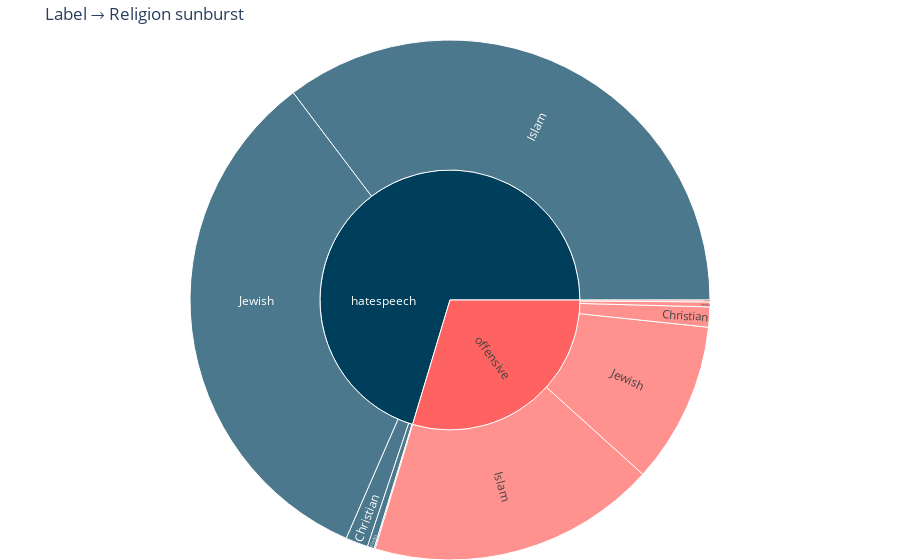
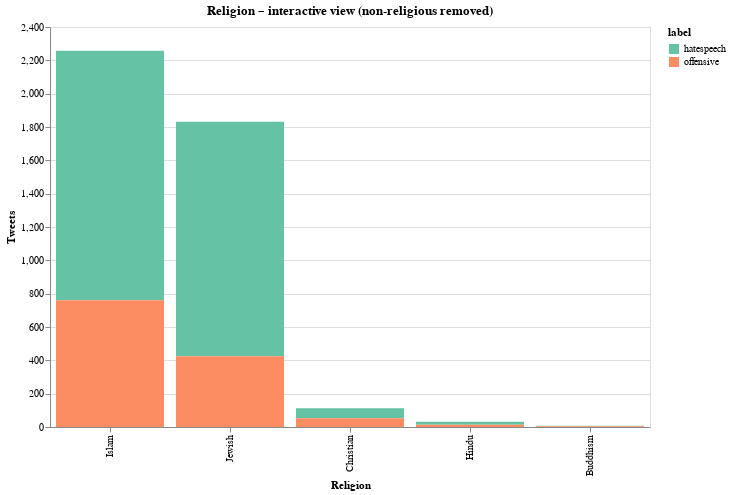

Here is the notebook cell these charts were saved with, in order:
### Markdown cell above
vis code-

### Code cell
"""
FULL VISUAL SUITE  —  data pulled straight from MySQL
====================================================
Relies on these tables (created earlier):

  • race_summary                    (race, count)
  • religion_summary_by_label       (Religion, label, count)
  • misc_by_label                   (category, label, count)
  • so_bullying_totals              (orientation, count)
  • aggressive_age_distribution     (age, aggressive_comment_count)

Run in one notebook cell. Auto-installs any missing libs.
"""

# ────────────────────────────────────────────────────────────────────────
# 0. Imports (auto-install helper)
# ────────────────────────────────────────────────────────────────────────
import sys, subprocess, importlib, warnings

def ensure(pkg):
    try:
        return importlib.import_module(pkg)
    except ImportError:
        subprocess.check_call([sys.executable, "-m", "pip", "install", pkg])
        return importlib.import_module(pkg)

pd   = ensure("pandas")
plt  = ensure("matplotlib.pyplot")
sns  = ensure("seaborn")
sq   = ensure("squarify")
px   = ensure("plotly.express")
alt  = ensure("altair")
np   = ensure("numpy")
from sqlalchemy import create_engine, text

plt.style.use("ggplot")
sns.set_palette("Set2")
warnings.filterwarnings("ignore", category=FutureWarning)

# ────────────────────────────────────────────────────────────────────────
# 1. DB connection
# ────────────────────────────────────────────────────────────────────────
username = "admin"
password = "fit5120ta30"
host     = "shieldspace.ck1sygqoe3hd.us-east-1.rds.amazonaws.com"
database = "shieldspace"

engine = create_engine(
    f"mysql+mysqlconnector://{username}:{password}@{host}/{database}",
    pool_pre_ping=True,
)

with engine.connect() as conn:
    conn.execute(text("SELECT 1"))
print("✅  Connected to RDS")

# ════════════════════════════════════════════════════════════════════════
# A.  Race  —  Treemap
# ════════════════════════════════════════════════════════════════════════
race_df = pd.read_sql("SELECT race, count FROM race_summary", engine)

sizes  = race_df["count"].values
labels = [f"{r}\n{c:,} ({c/sizes.sum():.1%})" for r, c in zip(race_df["race"], sizes)]
colors = sns.color_palette("Set3", n_colors=len(race_df))

plt.figure(figsize=(10,6))
sq.plot(sizes=sizes, label=labels, color=colors,
        pad=True, bar_kwargs=dict(edgecolor="white", linewidth=2))
plt.axis("off")
plt.title("Race distribution (hatespeech + offensive)", fontsize=16, weight="bold")
plt.tight_layout(); plt.show()

# ════════════════════════════════════════════════════════════════════════
# B.  Religion  —  Sunburst  +  Grouped bar  +  Altair dropdown
# ════════════════════════════════════════════════════════════════════════
rel_df = pd.read_sql("SELECT Religion, label, count FROM religion_summary_by_label", engine)

# Sunburst (Plotly)
fig_sb = px.sunburst(
    rel_df, path=["label","Religion"], values="count",
    color="label", color_discrete_map={"offensive":"#FF6361","hatespeech":"#003F5C"},
    hover_data={"count":":,"},
)
fig_sb.update_traces(insidetextorientation="radial")
fig_sb.update_layout(title="Label → Religion sunburst", margin=dict(t=40,l=0,r=0,b=0))
fig_sb.show()

# Grouped bar (static)
bar_df = rel_df.pivot(index="Religion", columns="label", values="count").fillna(0)
bar_df.plot(kind="bar", figsize=(10,5), color=sns.color_palette("Set2", 2))
plt.ylabel("Tweet count"); plt.title("Religion by label – grouped bars")
plt.xticks(rotation=45, ha="right"); plt.tight_layout(); plt.show()

# Altair dropdown (count ↔ percentage)  — new param API
alt.data_transformers.disable_max_rows()

abs_df = bar_df.reset_index().melt("Religion", var_name="label", value_name="val")
pct_df = abs_df.assign(
    val=lambda d: d.groupby("Religion")["val"].transform(lambda x: x/x.sum()),
    view="percentage"
)
abs_df["view"] = "count"
viz_df = pd.concat([abs_df, pct_df], ignore_index=True)

param_view = alt.param(name="view",
                       bind=alt.binding_select(options=["count","percentage"], name="Show "),
                       value="count")

alt.Chart(viz_df).add_params(param_view)\
    .transform_filter("datum.view === view")\
    .mark_bar()\
    .encode(
        x=alt.X("Religion:N", sort="-y"),
        y=alt.Y("val:Q", title="Tweets"),
        color=alt.Color("label:N", scale=alt.Scale(scheme="set2")),
        tooltip=["Religion:N","label:N","val:Q"]
    )\
    .properties(width=600, height=400,
                title="Religion – interactive view (non-religious removed)")\
    .display()

# ════════════════════════════════════════════════════════════════════════
# C.  Miscellaneous  —  Stacked bar
# ════════════════════════════════════════════════════════════════════════
misc_df = pd.read_sql("SELECT category, label, count FROM misc_by_label", engine)
misc_stack = misc_df.pivot(index="category", columns="label", values="count").fillna(0)
misc_stack.plot(kind="bar", stacked=True, figsize=(10,5))
plt.ylabel("Tweet count"); plt.title("Miscellaneous by label – stacked bar")
plt.xticks(rotation=45, ha="right"); plt.legend(title="Label", bbox_to_anchor=(1.02,1))
plt.tight_layout(); plt.show()

# ════════════════════════════════════════════════════════════════════════
# D.  Sexual Orientation  —  reversed line chart
# ════════════════════════════════════════════════════════════════════════
so_df = pd.read_sql("SELECT orientation, count FROM so_bullying_totals", engine)
so_df   = so_df.sort_values("count", ascending=False)
orient  = so_df["orientation"].iloc[::-1]
counts  = so_df["count"].iloc[::-1]

plt.figure(figsize=(9,5))
plt.plot(orient, counts, marker="o", linewidth=2)
plt.title("Bullying tweets by Sexual Orientation")
plt.xlabel("Sexual Orientation (reversed)"); plt.ylabel("Tweet count")
plt.xticks(rotation=45, ha="right"); plt.tight_layout(); plt.show()

# ════════════════════════════════════════════════════════════════════════
# E.  Age distribution  — Violin + Swarm
# ════════════════════════════════════════════════════════════════════════
age_df = pd.read_sql(
    "SELECT age, aggressive_comment_count AS n FROM aggressive_age_distribution", engine
)

ages_expanded = np.repeat(age_df["age"].values, age_df["n"].values)

plt.figure(figsize=(10,6))
sns.violinplot(x=ages_expanded, color="skyblue", inner="quartile")
sns.swarmplot(x=ages_expanded, color="darkblue", size=3, alpha=0.6)
plt.title("Age distribution for aggressive comments")
plt.xlabel("Age"); plt.ylabel("Density")
plt.tight_layout(); plt.show()

### Figure 1 — Plotly figure (JSON) as saved in the notebook; plotly's stock layout.template omitted (floating-point values rounded to 4 significant figures)
{"data": [{"branchvalues": "total", "customdata": [[3, "hatespeech"], [59, "hatespeech"], [18, "hatespeech"], [1497, "hatespeech"], [1406, "hatespeech"], [2983, "hatespeech"], [5, "offensive"], [53, "offensive"], [13, "offensive"], [761, "offensive"], [425, "offensive"], [1257, "offensive"]], "domain": {"x": [0, 1], "y": [0, 1]}, "hovertemplate": "labels=%{label}<br>count=%{customdata[0]:,}<br>parent=%{parent}<br>id=%{id}<br>label=%{customdata[1]}<extra></extra>", "ids": ["hatespeech/Buddhism", "hatespeech/Christian", "hatespeech/Hindu", "hatespeech/Islam", "hatespeech/Jewish", "hatespeech", "offensive/Buddhism", "offensive/Christian", "offensive/Hindu", "offensive/Islam", "offensive/Jewish", "offensive"], "insidetextorientation": "radial", "labels": ["Buddhism", "Christian", "Hindu", "Islam", "Jewish", "hatespeech", "Buddhism", "Christian", "Hindu", "Islam", "Jewish", "offensive"], "marker": {"colors": ["#003F5C", "#003F5C", "#003F5C", "#003F5C", "#003F5C", "#003F5C", "#FF6361", "#FF6361", "#FF6361", "#FF6361", "#FF6361", "#FF6361"]}, "name": "", "parents": ["hatespeech", "hatespeech", "hatespeech", "hatespeech", "hatespeech", "", "offensive", "offensive", "offensive", "offensive", "offensive", ""], "type": "sunburst", "values": [3.0, 59.0, 18.0, 1497.0, 1406.0, 2983.0, 5.0, 53.0, 13.0, 761.0, 425.0, 1257.0]}], "layout": {"legend": {"tracegroupgap": 0}, "margin": {"b": 0, "l": 0, "r": 0, "t": 40}, "title": {"text": "Label → Religion sunburst"}}}

### Figure 2 — Vega-Lite specification as saved in the notebook (floating-point values rounded to 4 significant figures)
{"config": {"view": {"continuousWidth": 300, "continuousHeight": 300}}, "data": {"name": "data-feb3d41377325d25d09afcb70b15ce0f"}, "mark": {"type": "bar"}, "encoding": {"color": {"field": "label", "scale": {"scheme": "set2"}, "type": "nominal"}, "tooltip": [{"field": "Religion", "type": "nominal"}, {"field": "label", "type": "nominal"}, {"field": "val", "type": "quantitative"}], "x": {"field": "Religion", "sort": "-y", "type": "nominal"}, "y": {"field": "val", "title": "Tweets", "type": "quantitative"}}, "height": 400, "params": [{"name": "view", "bind": {"input": "select", "options": ["count", "percentage"], "name": "Show "}, "value": "count"}], "title": "Religion – interactive view (non-religious removed)", "transform": [{"filter": "datum.view === view"}], "width": 600, "$schema": "https://vega.github.io/schema/vega-lite/v5.20.1.json", "datasets": {"data-feb3d41377325d25d09afcb70b15ce0f": [{"Religion": "Buddhism", "label": "hatespeech", "val": 3.0, "view": "count"}, {"Religion": "Christian", "label": "hatespeech", "val": 59.0, "view": "count"}, {"Religion": "Hindu", "label": "hatespeech", "val": 18.0, "view": "count"}, {"Religion": "Islam", "label": "hatespeech", "val": 1497.0, "view": "count"}, {"Religion": "Jewish", "label": "hatespeech", "val": 1406.0, "view": "count"}, {"Religion": "Buddhism", "label": "offensive", "val": 5.0, "view": "count"}, {"Religion": "Christian", "label": "offensive", "val": 53.0, "view": "count"}, {"Religion": "Hindu", "label": "offensive", "val": 13.0, "view": "count"}, {"Religion": "Islam", "label": "offensive", "val": 761.0, "view": "count"}, {"Religion": "Jewish", "label": "offensive", "val": 425.0, "view": "count"}, {"Religion": "Buddhism", "label": "hatespeech", "val": 0.375, "view": "percentage"}, {"Religion": "Christian", "label": "hatespeech", "val": 0.5268, "view": "percentage"}, {"Religion": "Hindu", "label": "hatespeech", "val": 0.5806, "view": "percentage"}, {"Religion": "Islam", "label": "hatespeech", "val": 0.663, "view": "percentage"}, {"Religion": "Jewish", "label": "hatespeech", "val": 0.7679, "view": "percentage"}, {"Religion": "Buddhism", "label": "offensive", "val": 0.625, "view": "percentage"}, {"Religion": "Christian", "label": "offensive", "val": 0.4732, "view": "percentage"}, {"Religion": "Hindu", "label": "offensive", "val": 0.4194, "view": "percentage"}, {"Religion": "Islam", "label": "offensive", "val": 0.337, "view": "percentage"}, {"Religion": "Jewish", "label": "offensive", "val": 0.2321, "view": "percentage"}]}}
